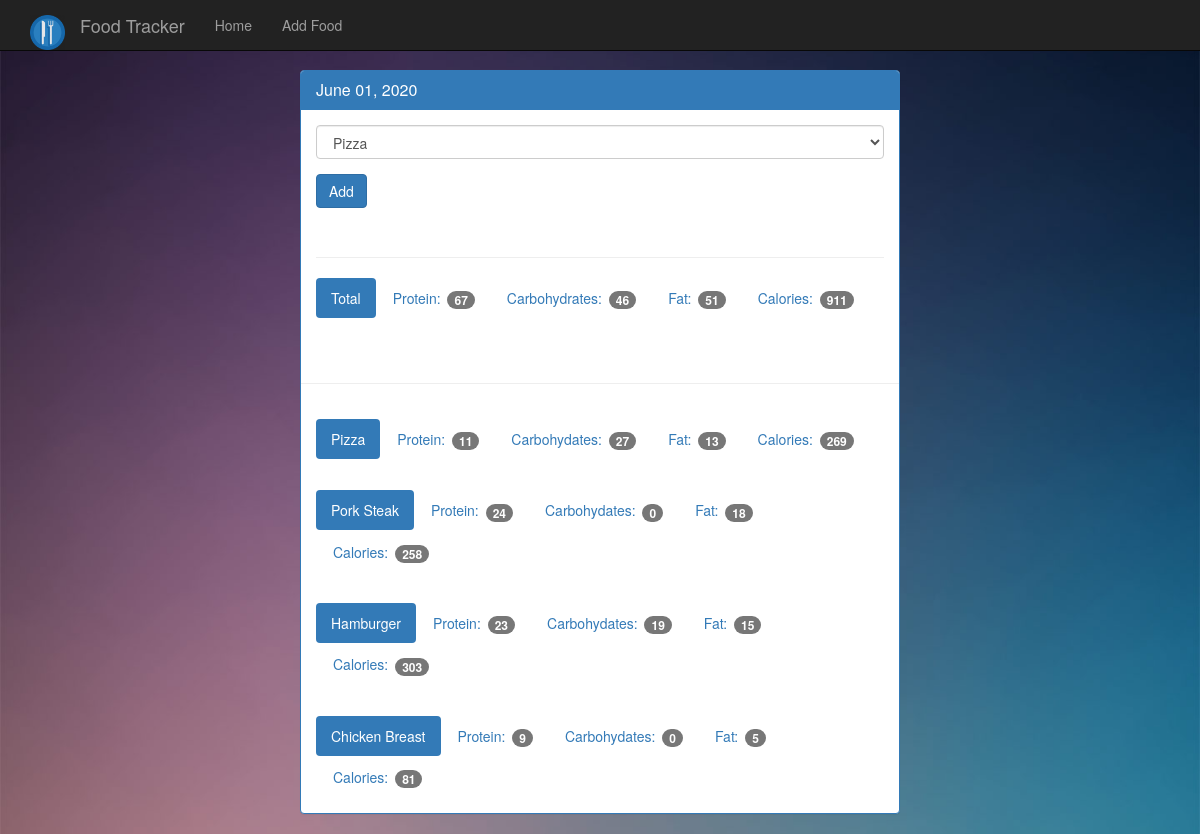
The page /view/20200601 on the database its author committed.
### tables this page shows
CREATE TABLE food (
    id integer primary key autoincrement,
    name text not null,
    protein integer not null,
    carbohydrates integer not null,
    fat integer not null,
    calories integer not null
);

### app.py (the view)
@app.route("/view/<date>", methods=["POST", "GET"]) #date format 2020617
def view(date):
    db = get_db()
    cur = db.execute("select id, entry_date from log_date where entry_date  = ?", [date])
    date_result = cur.fetchone()
    if request.method == "POST":
        food_id = request.form["food-select"]
        log_date_id = date_result["id"]
        db.execute("""insert into food_date (food_id, log_date_id) values (?, ?)""", [food_id, log_date_id])
        db.commit()
    raw_date = datetime.strptime(str(date_result["entry_date"]), "%Y%m%d")
    formated_date = datetime.strftime(raw_date, "%B %d, %Y")
    food_cur = db.execute("select id, name from food")
    food_results = food_cur.fetchall()
    log_cur = db.execute("""select food.name, food.protein, food.carbohydrates, food.fat, food.calories
    from log_date
    join food_date on food_date.log_date_id = log_date.id
    join food on food.id = food_date.food_id where log_date.entry_date = ?""", [date])
    log_results = log_cur.fetchall()
    totals = {}
    totals["protein"] = 0
    totals["carbohydrates"] = 0
    totals["fat"] = 0
    totals["calories"] = 0
    for food in log_results:
        totals["protein"] += food["protein"]
        totals["carbohydrates"] += food["carbohydrates"]
        totals["fat"] += food["fat"]
        totals["calories"] += food["calories"]
    db.close()
    return render_template("day.html", entry_date=date_result["entry_date"], petty_date=formated_date, food_results=food_results, log_results=log_results, totals=totals)

### database.py (called while the page is built)
def get_db():
    sql = sqlite3.connect(database)
    sql.row_factory = sqlite3.Row
    return sql

### templates/day.html
{% extends "base.html"%}
{% block body %}
    <div class="container theme-showcase col-sm-6 col-sm-offset-3" role="main">
      <div class="row">
        <div>
          <div class="panel panel-primary">
            <div class="panel-heading">
              <h3 class="panel-title">{{ petty_date }}</h3>
            </div>
            <div class="panel-body">
              <form method="POST" action="{{ url_for("view", date = entry_date) }}">
                <div class="form-group">
                  <select class="form-control" name="food-select">
                  {% for food in food_results %}
                    <option value="{{food.id }}">{{ food.name }}</option>
                  {% endfor %}
                  </select>
                </div>
                <button type="submit" class="btn btn-primary">Add</button>
              </form>
              <div class="page-header"></div>
              <ul class="nav nav-pills" role="tablist">
                <li class="active"><a>Total</a></li>
                <li><a>Protein: <span class="badge">{{ totals.protein }}</span></a></li>
                <li><a>Carbohydrates: <span class="badge">{{ totals.carbohydrates }}</span></a></li>
                <li><a>Fat: <span class="badge">{{ totals.fat }}</span></a></li>
                <li><a>Calories: <span class="badge">{{ totals.calories }}</span></a></li>
              </ul>
            </div>
            <div class="page-header"></div>
            {% for food in log_results %}
            <div class="panel-body">
              <ul class="nav nav-pills" role="tablist">
                <li class="active"><a>{{ food.name }}</a></li>
                <li><a>Protein: <span class="badge">{{ food.protein }}</span></a></li>
                <li><a>Carbohydates: <span class="badge">{{ food.carbohydrates }}</span></a></li>
                <li><a>Fat: <span class="badge">{{ food.fat }}</span></a></li>
                <li><a>Calories: <span class="badge">{{ food.calories }}</span></a></li>
              </ul>
            </div>
            {% endfor %}
          </div>
        </div>
      </div>
    </div>
 {% endblock %}

### static/theme.css (style rules this page uses)
body { padding-top: 70px; padding-bottom: 30px; background-size: cover; background-image: url(./img/bg.jpg); }

### rows shown on the page
food: name "Pizza", protein "11", carbohydrates "27", fat "13", calories "269"
food: name "Pork Steak", protein "24", carbohydrates "0", fat "18", calories "258"
food: name "Hamburger", protein "23", carbohydrates "19", fat "15", calories "303"
food: name "Chicken Breast", protein "9", carbohydrates "0", fat "5", calories "81"

### other values the page prints
{{ petty_date }} "June 01, 2020"
{{ totals.protein }} "67"
{{ totals.carbohydrates }} "46"
{{ totals.fat }} "51"
{{ totals.calories }} "911"
form field food-select "Pizza"
